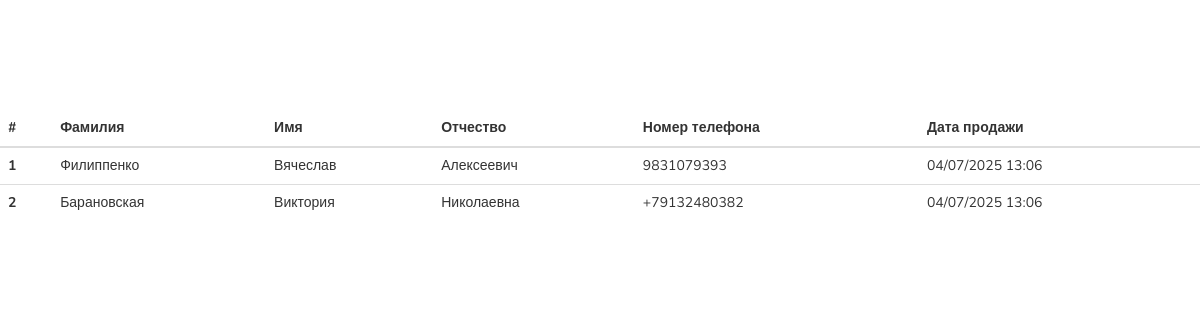
The app's page /cars/2/sales/ with its own data.
### main/models.py (models this page shows, shortened)
class Sale(models.Model):
    objects = models.Manager()
    client = models.ForeignKey(Client, on_delete=models.CASCADE)
    car = models.ForeignKey(Car, on_delete=models.CASCADE)
    created_at = models.DateTimeField(auto_now_add=True)

class Client(models.Model):
    name = models.CharField(max_length=50)
    last_name = models.CharField(max_length=50)
    middle_name = models.CharField(max_length=50)
    date_of_birth = models.DateField()
    phone_number = models.CharField(max_length=20)

### main/views.py (the view)
# urls.py: path('cars/<int:car_id>/sales/', sales_by_car, name='sales')
def sales_by_car(request, car_id):
    sales = Sale.objects.filter(car_id=car_id)
    return render(request, 'main/sales.html', {'sales': sales})

### templates/main/sales.html (shortened to what this page needs)
{% extends 'base.html' %}
{% load static %}
{% block content %}
  <div class="container">
			<div class="text-center">
				<br>
      </div>
  </div>
  <table class="table table-hover">
    <thead class="thead-light">
      <tr>
        <th scope="col">#</th>
        <th scope="col">Фамилия</th>
        <th scope="col">Имя</th>
        <th scope="col">Отчество</th>
        <th scope="col">Номер телефона</th>
        <th scope="col">Дата продажи</th>
      </tr>
    </thead>
    <tbody>
      {% for sale in sales %}
        <tr>
          <th scope="row">{{ forloop.counter }}</th>
          <td>{{ sale.client.last_name }}</td>
          <td>{{ sale.client.name }}</td>
          <td>{{ sale.client.middle_name }}</td>
          <td>{{ sale.client.phone_number }}</td>
          <td>{{ sale.created_at|date:"d/m/Y" }} {{ sale.created_at|time:"H:i" }}</td>
        </tr>
      {% endfor %}
    </tbody>
  </table>
{% endblock content %}

### static/css/style.css (style rules this page uses)
body { background: #ffffff; font-family: 'Nunito', sans-serif; overflow-x: hidden; padding-top: 70px; }
html { -webkit-font-smoothing: antialiased; }

### records on screen
Sale: client.last_name "Филиппенко", client.name "Вячеслав", client.middle_name "Алексеевич", client.phone_number "9831079393", created_at "04/07/2025", created_at "13:06"
Sale: client.last_name "Барановская", client.name "Виктория", client.middle_name "Николаевна", client.phone_number "+79132480382", created_at "04/07/2025", created_at "13:06"
